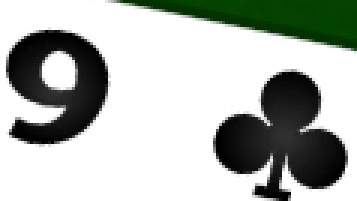
#> input picture templates/template_9_BLACK.png, 119 x 67 px, found by its file name (shown 3 times larger)
$ python test_orb.py
#> lines starting #> are read from the running program, lines starting #| are printed output that depends on the picture
import cv2
import numpy as np
import pyautogui
import os

# --- CONFIGURATION ---
TEMPLATE_FILE = 'templates/template_9_BLACK.png'
GOOD_MATCH_THRESHOLD = 30 # How many "clues" we need to find (e.g., 30)

# --- 1. SETUP THE "DETECTIVE" (ORB) ---
# This creates the ORB object
orb = cv2.ORB_create(nfeatures=1000) # We'll look for 1000 clues

# --- 2. LOAD THE TEMPLATE AND FIND ITS CLUES ---
template = cv2.imread(TEMPLATE_FILE, 0)
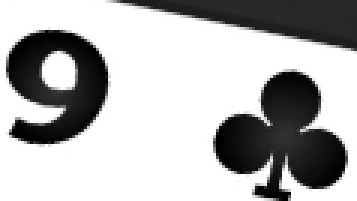
#> template: shape (67, 119) (shown 3 times larger); min 0, max 255, mean 179.1
if template is None:
    print(f"Error: Could not load {TEMPLATE_FILE}")
else:
    # Find the "clues" (keypoints) and "descriptions" of those clues
    kp1, des1 = orb.detectAndCompute(template, None)
#> kp1 = 2 keypoints; (x, y, size): (87, 33, 31), (35, 32, 31)
    print(f"Loaded template, found {len(kp1)} keypoints.")
#| Loaded template, found 2 keypoints.

    # --- 3. GET THE SCREENSHOT ---
    print("Taking screenshot...")
    screenshot = pyautogui.screenshot()
    frame = np.array(screenshot)
#> (the run stopped early here; a loop or call above may not have finished)

$ run again, with templates/template_10_BLACK.png copied over templates/template_9_BLACK.png
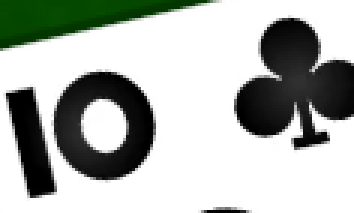
#> input picture templates/template_10_BLACK.png, 118 x 71 px, found by its file name (shown 3 times larger)
#> `template = cv2.imread(TEMPLATE_FILE, 0)`:
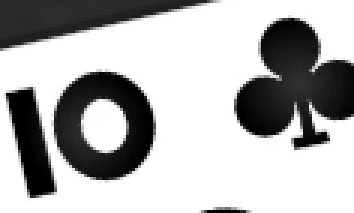
#> template: shape (71, 118) (shown 3 times larger); min 0, max 255, mean 178.1
#> kp1 = 9 keypoints; (x, y, size): (32, 33, 31), (34, 33, 31), (39, 35, 31), (36, 33, 31), (79, 31, 31), (78, 35, 31), (41, 39, 31), (79, 38, 31), (50, 36, 31)
#| Loaded template, found 9 keypoints.

$ run again, with templates/template_2_BLACK.png copied over templates/template_9_BLACK.png
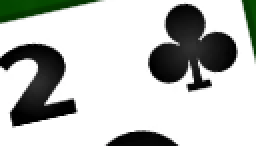
#> input picture templates/template_2_BLACK.png, 128 x 73 px, found by its file name (shown 2 times larger)
#> `template = cv2.imread(TEMPLATE_FILE, 0)`:
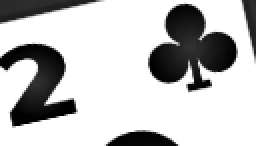
#> template: shape (73, 128) (shown 2 times larger); min 0, max 255, mean 191.8
#> kp1 = 12 keypoints; strongest (x, y, size): (96, 40, 31), (94, 35, 31), (77, 38, 31), (91, 38, 31)
#| Loaded template, found 12 keypoints.

$ run again, with templates/template_3_BLACK.png copied over templates/template_9_BLACK.png
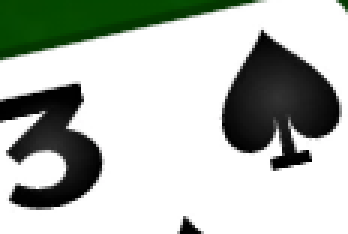
#> input picture templates/template_3_BLACK.png, 116 x 78 px, found by its file name (shown 3 times larger)
#> `template = cv2.imread(TEMPLATE_FILE, 0)`:
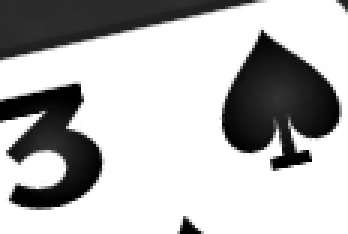
#> template: shape (78, 116) (shown 3 times larger); min 0, max 255, mean 184.3
#> kp1 = 3 keypoints; (x, y, size): (74, 44, 31), (74, 40, 31), (75, 33, 31)
#| Loaded template, found 3 keypoints.
